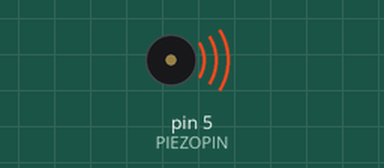
Simulated run of this sketch. Board: Arduino Uno, built with avr-gcc and run on an emulated ATmega328P. Parts: buzzer (waves = sounding).

Above: at 0.3 s.
At 23.97 s:
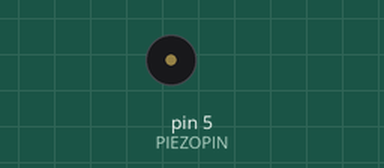
Timing chart, 0 to 25.0 s (numbered marks = the images above):
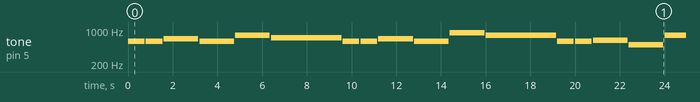

The sketch:

piezo_song.ino
```cpp
//Pin for piezo. Change accordingly.
int PIEZOPIN = 5;

// One octave of notes between A4 and A5
int note_A4 = 440;
int note_As4 = 466; int note_Bb4 = note_As4;
int note_B4 = 494;
int note_C5 = 523;
int note_Cs5 = 554; int note_Db5 = note_Cs5;
int note_D5 = 587;
int note_Ds5 = 622; int note_Eb5 = note_Ds5;
int note_E5 = 659;
int note_F5 = 698;
int note_Fs5 = 740; int note_Gb5 = note_Fs5;
int note_G5 = 784;
int note_Gs5 = 830; int note_Ab5 = note_Gs5;

int note_A5 = note_A4 * 2;
int note_As5 = note_As4 * 2; int note_Bb5 = note_As5;
int note_B5 = note_B4 * 2;

int note_rest = -1;

// note lengths defined here
long whole_note = 1600; // change tempo by changing duration of one measure
long half_note = whole_note / 2;
long quarter_note = whole_note / 4;
long eighth_note = whole_note / 8;
long sixteenth_note = whole_note / 16;


// Happy Birthday
long happy_birthday[25][2] = {
  {note_D5, half_note},
  {note_D5, half_note},
  {note_E5, whole_note},
  {note_D5, whole_note},
  {note_G5, whole_note},
  {note_F5, whole_note * 2},
  {note_D5, half_note},
  {note_D5, half_note},
  {note_E5, whole_note},
  {note_D5, whole_note},
  {note_A5, whole_note},
  {note_G5, whole_note * 2},
  {note_D5, half_note},
  {note_D5, half_note},
  {note_Ds5, whole_note},
  {note_B4, whole_note},
  {note_G5, whole_note},
  {note_F5, whole_note},
  {note_E5, whole_note},
  {note_C5, half_note},
  {note_C5, half_note},
  {note_B4, whole_note},
  {note_G5, whole_note},
  {note_A5, whole_note},
  {note_G5, whole_note * 2}
};

// if you want there to be silence between notes,
//   staccato should be true
bool staccato = true;

//set up the piezo pin (output because we are signaling the piezo element to make a sound)
void setup() {
  pinMode(PIEZOPIN, OUTPUT);
}

//loop: what it will continuously do
void loop() {
  //Loop through the song (note 25 because that's how many notes)
  for(int i=0; i<25; i++){

    //If staccato
    int between = 0;
    if(staccato){
      between = 50;
    }

    // Play tone, or play silence (for rest)
    if (happy_birthday[i][0] == note_rest) {
      noTone(PIEZOPIN);
    }
    else {
      tone(PIEZOPIN, happy_birthday[i][0]);
    }
    delay(happy_birthday[i][1] - between);
    noTone(PIEZOPIN);
    //If staccato
    delay(between);
  }
}
```

Measured:
- by itself, tone on pin 5 (PIEZOPIN): plays 587 Hz for 0.75 s, 587 Hz for 0.75 s, 659 Hz for 1.6 s, 587 Hz for 1.6 s, 784 Hz for 1.6 s, 698 Hz for 3.2 s … (86 notes in this stretch)
